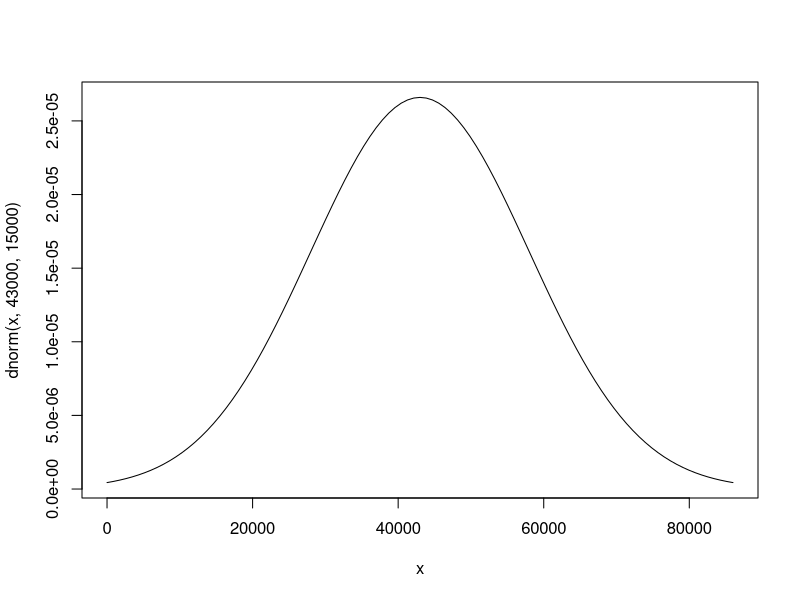
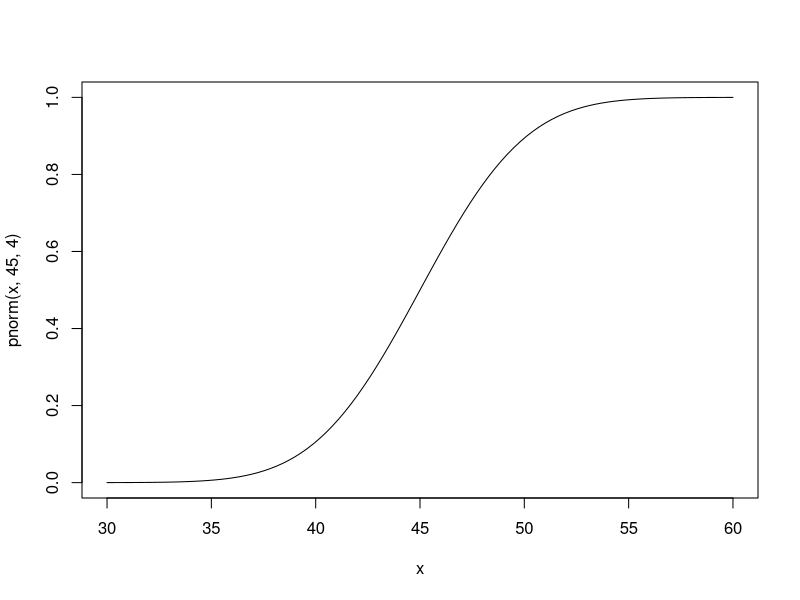

Here is the R script that generated these plots, in order:
# Normal Distribution

"
PDF Probability Density Function = bell curve
CDF
Normal Distribution: X ~ N(mean, Variance)
 -00 < X < 00

E(X) = mu = mean
V(X) = sigma^2 = variance
"
# dnorm = sd and not variance
curve(dnorm(x, 43000, 15000), from = 1, to = 86000)

# ---------------------------------------
# mean = 45
# sd = 4
# sd^2 = 16 = variance
# X ~ N(45, 16)

# Question
# i)   < 45
# ii)  > 45
# iii) between 40 and 50
# iV)  > 37

# Answer
# i)
"X ~ N(45, 16)"
" This X belongs to a normal distribution with a mean of 45 and a variance of 16"
"P(X<45)"
curve(pnorm(x, 45, 4), from = 30, to = 60)
pnorm(45, 45, 4) # .5

# ii)
"CDF because eveything under the curve adds up to 1, I can minus everything after the curve"
"P(X>45)"
1 - pnorm(45, 45, 4) # .5

# iii)
"P(40 <= X < 50)"
pnorm(50,45, 4) -pnorm(40, 45, 4) # .788

# iv)
"P(X > 37)"
1 - pnorm(37, 45, 4)

# ---------------------------------------
# sd = 16
# sd^2 = var 256
#      mean var
"X ~ N(100, 256)"

# p(X < 120 | X > 110)
"
  P(X < 120 n X > 110)
  --------------------
       P(X > 110)

  Same:

  P(110 < X < 120)
  --------------------
       P(X > 110)

"
# P(110 < X < 120)
pnorm(120, 100, 16) - pnorm(110, 100, 16) # = 0.1603358

# P(X > 110)
1 - pnorm(110, 100, 16) # = 0.2659855

# p(X < 120 | X > 110)
0.1603358/0.2659855 # = 0.602799

#-------------------------------------------------

# Quantiles
# Values
# Upper 30%
"P(X > k) = .3"
# or equivalently
"P(X <= k) = .7"
qnorm(.70, 500, 100) # k = 552.44

qnorm(.30, 500, 100)# k = 447.5599
# the middle 40% is between 447 and 552

# --------------------------------------------------
# Standard Normal Distribution
"Answer Normal Distribution on paper using tables"
# Z scoring

# X ~ N(mean, sd^2)

"
       X - mean
  Z = ---------- ~ N(0, 1)
          sd

"
# 3 bits of info
# 1: normally distributed
# 2: mean 65
# 3: sd 15
"P(X < 80)?"

"X ~ N(65, 15^2)"
# use formula
"
       80 - 65
  Z = ---------- = 1
          15
80% is 1 sd above the mean
"
# whats the probability the Z score is less than 1
" P(Z < 1) = .8413"
"P(X < 80) = .8413"
pnorm(80, 65, 15)

# --------------------------------------------------
# z score example
"P(X >= 80)?"

"X ~ N(65, 15^2)"

"P(X >= 80) = 1 - P(X < 80) = 0.1586553"

# --------------------------------------------------
# z score example
"P(X < 44)?"

"X ~ N(65, 15^2)"
# use formula
"
       44 - 65
  Z = ---------- = -1.4
          15
44% is 1.4 sd below the mean
"
"P(Z < -1.4) = P(Z >= 1.4) = 1 - P(Z < -1.4)" # .0808
# 1 - (.9192) = .0808
pnorm(44, 65, 15)

#=====================================================================